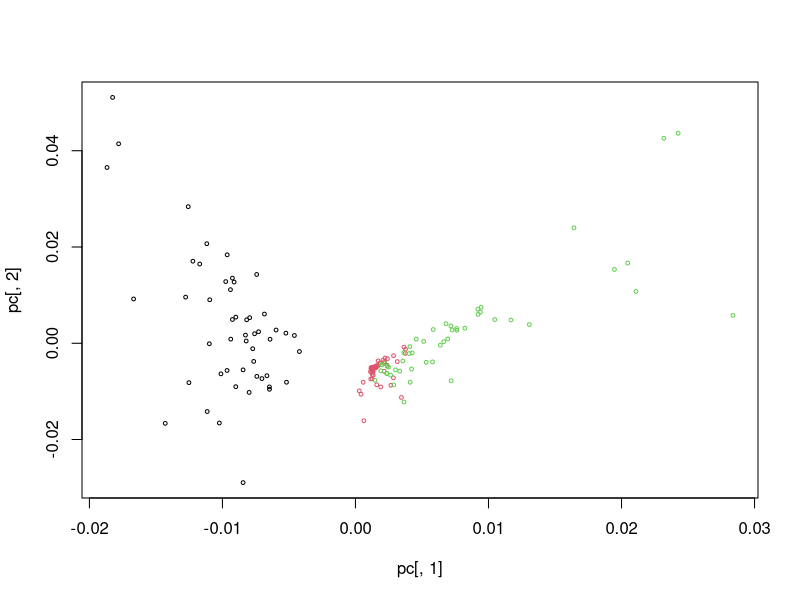
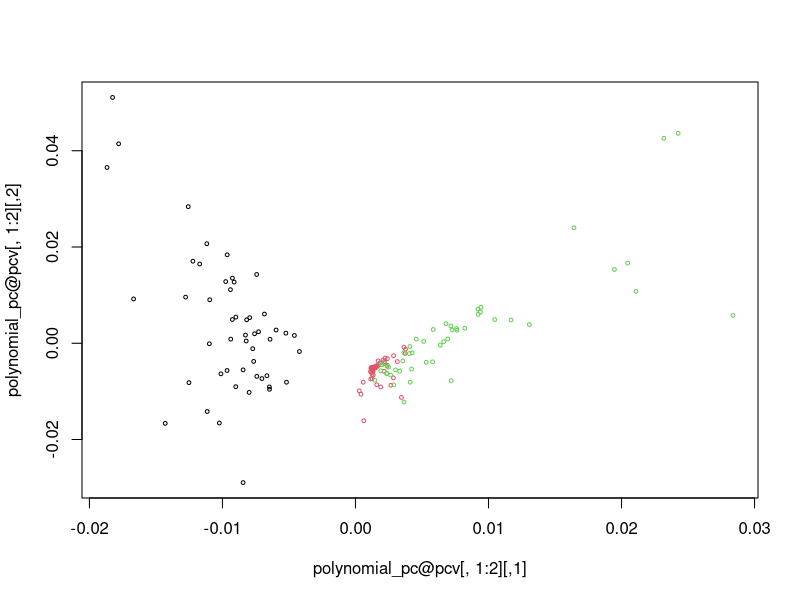
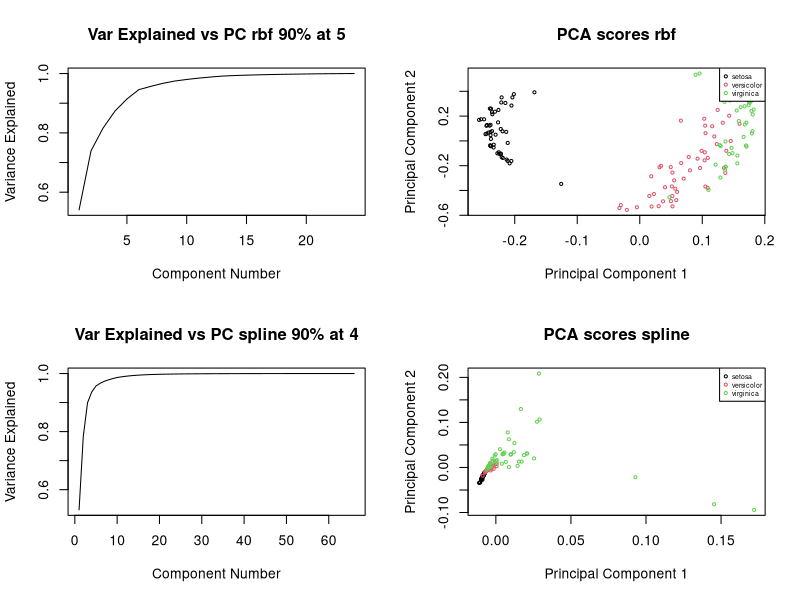
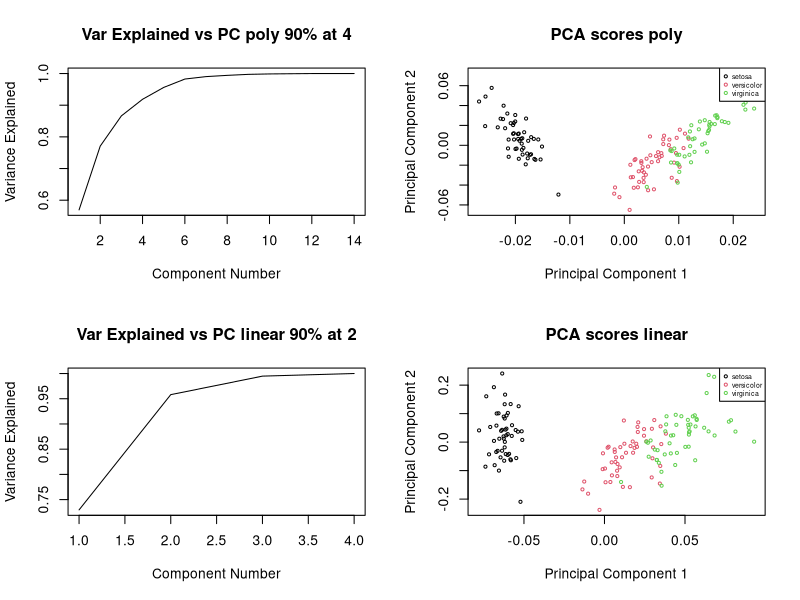
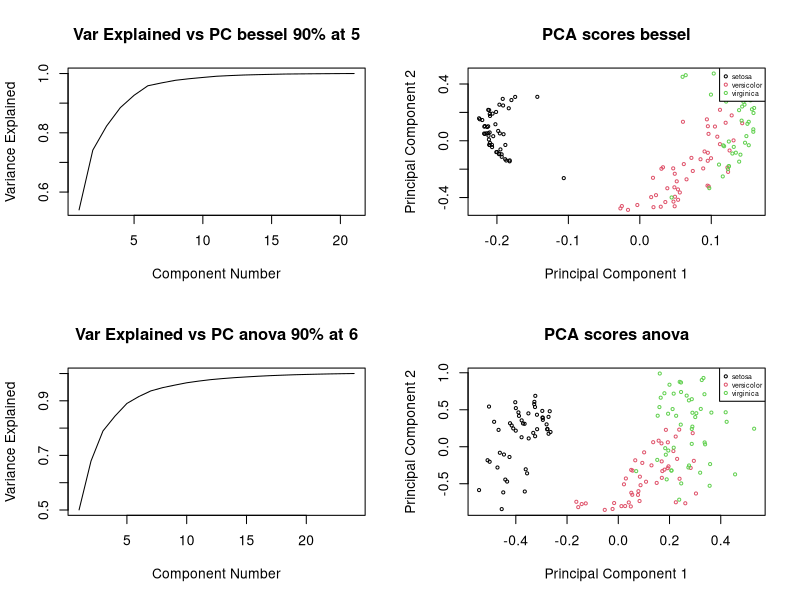
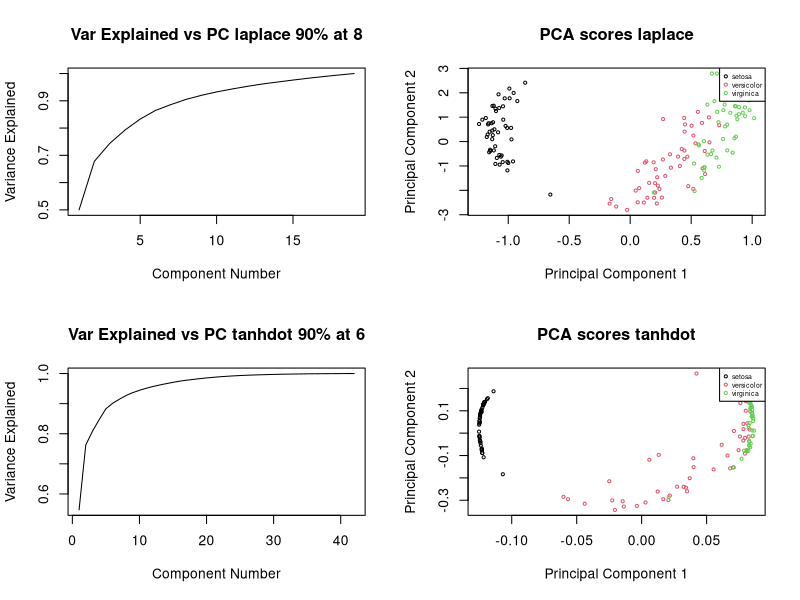
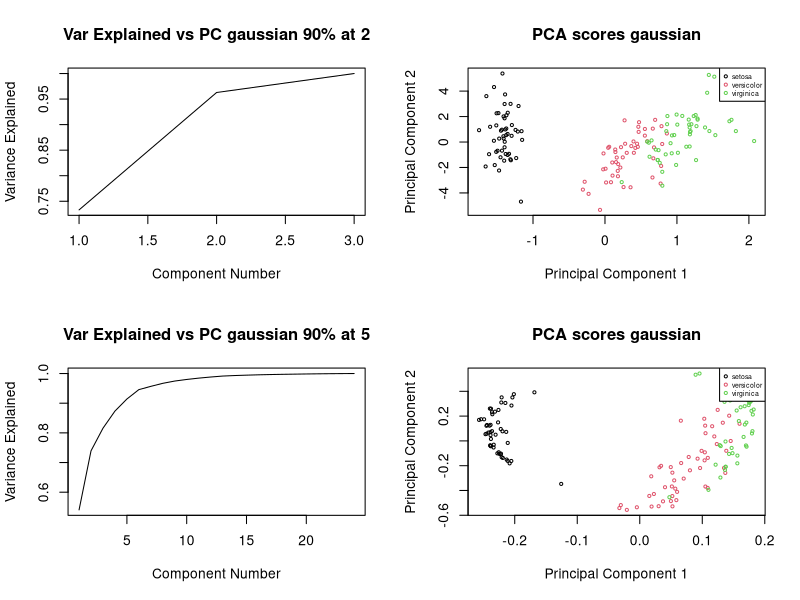
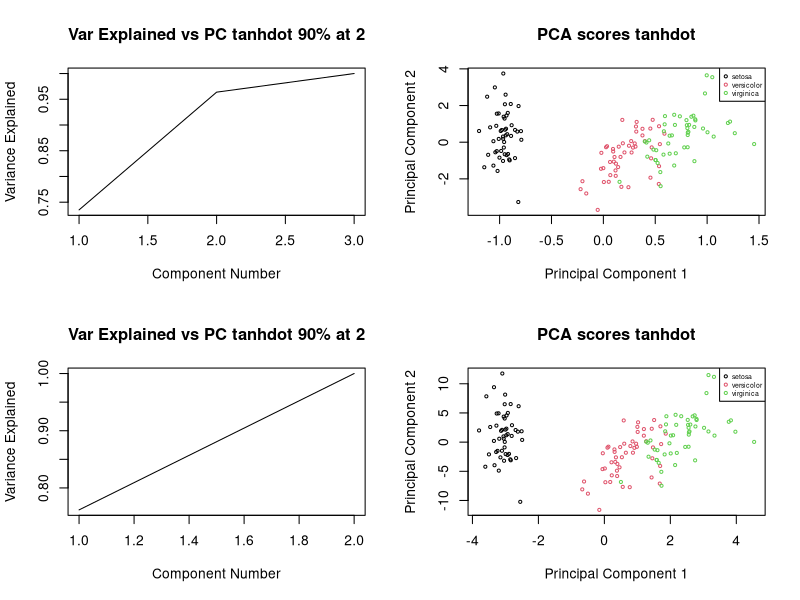

The R script that drew these images, in order:
## ---- chunk 1
data <- as.data.frame(apply(as.matrix(iris[,-5]), 2, scale))

kernel_matrix <- function(kernel, data){
  # Calculate N 
  num_obs  <- nrow(data)
  data <- as.matrix(data)
  # Make an empty matrix of size NxN
  K <- matrix(nrow = num_obs, ncol = num_obs)
  # loop is optimized since the matrix is symmetric.
  for(row in 1:num_obs){
    for(col in row:num_obs){
      K[row, col] <- kernel(data[row,], data[col,])
      K[col, row] <- K[row, col]
    }
  }
  return(K)
}

kernel_pca <- function(kernel_matrix, thres = 0.0001){
  N <- nrow(kernel_matrix)
  # Create the mean operator matrix
  I_1_n <- matrix(1, nrow = N, ncol = N) * 1 / N
  # Create a NxN identity matrix
  I <- diag(N)
  # Center kernel matrix K
  K_star <- (I - I_1_n) %*% K %*% (I - I_1_n)

  # Solve the eigenvalue problem
  de = eigen(K_star)
  eigenvalues <- de$values / N

  # Find the eigenvalues whch are greater than the threshold
  index <- eigenvalues > thres
  eigenvalues <- eigenvalues[index]
  N_comp <- length(eigenvalues)
  
  # Standardized the eigenvectors
  pc <- t(t(de$vectors[, 1:N_comp]) / sqrt(eigenvalues[1:N_comp]))
  # Rotated PCs
  rpc <- K_star %*% pc
  return(list('pc'= pc, 'rpc' = rpc, 'eigen' = eigenvalues))
}

# Create a kernel function
poly_kernel <- function(x, y, scale=1, degree=3, offset=1){
  return((scale*(t(x) %*% (y))+offset)^degree)
}
# Create a kernel matrix
K <- kernel_matrix(poly_kernel, data)

# Compute PC of kernel matrix
KPrinComp <- kernel_pca(K, thres=0.0001)
pc <- KPrinComp$pc
# Make a cool plot
plot(pc[,1], pc[,2], col = iris[, 5], cex = 0.5)
# Print eigenvalues
KPrinComp$eigen[1:10]
## ---- chunk 2
library(kernlab)
params <- list(degree = 3, scale = 1, offset = 1)
polynomial_pc <- kpca(~.,data=data, kernel="polydot", kpar = params, th = 0.0001)
polynomial_pc@eig[1:10]
plot(polynomial_pc@pcv[, 1:2], col = iris[, 5], cex = 0.5)
## ---- chunk 3
library(kernlab)
library(tibble)

graph_legend <- tibble(
  x="topright", 
  col= c(1,2,3), 
  legend = c("setosa", "versicolor", "virginica"),
  pch = .5
)

pca_plot <- function(kpc, kernel_name){
  var_explained = kpc@eig
  for(i in 2:length(var_explained)){
    var_explained[i] = var_explained[i] + var_explained[i-1]
  }
  var_explained <- var_explained  / var_explained[length(var_explained)]
  
  pc_number <- min(which(var_explained > .90))
  
  plot(var_explained,
       type = 'l',
       main = paste('Var Explained vs PC', kernel_name,'90% at',pc_number ), 
       xlab = 'Component Number', 
       ylab = 'Variance Explained')
}

pca_data_plots <- function(kpc, name, color_vector, graph_legend = NULL){
  #pcv or rotated
  if(length(kpc@eig)>1){
    plot(kpc@pcv[,1:2], 
         col = as.numeric(color_vector),
         main = paste('PCA scores', name), 
         xlab = 'Principal Component 1', 
         ylab = 'Principal Component 2',
         cex = 0.5)
  }else{
    plot(kpc@pcv[,1], 
         col = as.numeric(color_vector),
         main = paste('PCA scores', name), 
         xlab = 'Index', 
         ylab = 'Principal Component 1',
         cex = 0.5)
    
  }
  if(!is.null(graph_legend)){

    graphics::legend(graph_legend$x[1],
                     col = graph_legend$col,
                     legend = graph_legend$legend,
                     pch=1,
                     cex = 0.5) 
  }
}
## ---- chunk 4
assign("X", iris[, -5])
X = as.data.frame(apply(X, 2, scale))
gaussian_pc <- kpca(~.,data=X, kernel="rbfdot")
spline_pc <- kpca(~.,data=X, kernel='splinedot', kpar = list())

par(mfrow=c(2,2))
pca_plot(gaussian_pc,'rbf')
pca_data_plots(gaussian_pc, 'rbf',iris[,5], graph_legend)
pca_plot(spline_pc,'spline')
pca_data_plots(spline_pc, 'spline',iris[,5], graph_legend)

## ---- chunk 5
linear_pc <- kpca(~.,data=X, kernel="vanilladot", kpar = list())
polynomial_pc <- kpca(~.,data=X, kernel="polydot", kpar = list(degree = 2, scale = 1, offset = 5))

par(mfrow=c(2,2))
pca_plot(polynomial_pc,'poly')
pca_data_plots(polynomial_pc, 'poly', iris[,5], graph_legend)
pca_plot(linear_pc,'linear')
pca_data_plots(linear_pc, 'linear', iris[,5], graph_legend)

## ---- chunk 6
bessel_pc <- kpca(~.,data=X, kernel="besseldot", kpar = list(sigma = 1, order = 1, degree = 1))
anova_pc <- kpca(~.,data=X, kernel="anovadot", kpar = list(degree = .1))
par(mfrow=c(2,2))
pca_plot(bessel_pc, 'bessel')
pca_data_plots(bessel_pc, 'bessel', iris[,5], graph_legend)
pca_plot(anova_pc,'anova')
pca_data_plots(anova_pc, 'anova', iris[,5], graph_legend)
## ---- chunk 7
laplace_pc <- kpca(~.,data=X, kernel="laplacedot", kpar = list(sigma = 0.01))
tanhdot_pc <- kpca(~.,data=X, kernel="tanhdot", kpar = list(scale = 2, offset = .01))

par(mfrow=c(2,2))
pca_plot(laplace_pc,'laplace')
pca_data_plots(laplace_pc, 'laplace', iris[,5], graph_legend)
pca_plot(tanhdot_pc , 'tanhdot')
pca_data_plots(tanhdot_pc , 'tanhdot', iris[,5], graph_legend)
## ---- chunk 8
gaussian_pc_modified <- kpca(~.,data=X, kernel="rbfdot", kpar = list(sigma = 0.001))
gaussian_pc_default <- kpca(~.,data=X, kernel="rbfdot", kpar = list(sigma = 0.1))
par(mfrow=c(2,2))
pca_plot(gaussian_pc_modified, 'gaussian')
pca_data_plots(gaussian_pc_modified, 'gaussian', iris[,5], graph_legend)
pca_plot(gaussian_pc_default,'gaussian')
pca_data_plots(gaussian_pc_default, 'gaussian', iris[,5], graph_legend)
## ---- chunk 9
tanhdot_pc_1 <- kpca(~.,data=X, kernel="tanhdot", kpar = list(scale = .01, offset = 1))
tanhdot_pc_2 <- kpca(~.,data=X, kernel="tanhdot", kpar = list(scale = .001, offset = 1))

par(mfrow=c(2,2))
pca_plot(tanhdot_pc_1 , 'tanhdot')
pca_data_plots(tanhdot_pc_1 , 'tanhdot', iris[,5], graph_legend)
pca_plot(tanhdot_pc_2 , 'tanhdot')
pca_data_plots(tanhdot_pc_2 , 'tanhdot', iris[,5], graph_legend)
## ---- chunk 10
# Create a kernel function
cor_kernel <- function(x, y){
  return(cor(x,y))
}
# Create a kernel matrix
K <- kernel_matrix(cor_kernel, data)

# Compute a kernel matrix
KPrinComp <- kernel_pca(K, thres=0.0001)
pc <- KPrinComp$pc
# Make a cool plot
par(mfrow=c(1,2))
plot(pc[,1], pc[,2], col = iris[, 5], cex = 0.5)

var_explained <- KPrinComp$eigen
for(i in 2:length(var_explained)){
  var_explained[i] = var_explained[i] + var_explained[i-1]
}
var_explained <- var_explained  / var_explained[length(var_explained)]

pc_number <- min(which(var_explained > .90))

plot(var_explained,
     type = 'l',
     main = paste('Var Explained vs PC', 'pearson','90% at',pc_number ), 
     xlab = 'Component Number', 
     ylab = 'Variance Explained',
     cex = 0.5)

## ---- chunk 11
library(psych)
# Create a kernel function
gamma_kernel <- function(x, y){
  return(sum(dgamma(x-y, 1, .20)))
}
# Create a kernel matrix
K <- kernel_matrix(gamma_kernel, data)

# Compute a kernel matrix
KPrinComp <- kernel_pca(K, thres=0.0001)
pc <- KPrinComp$rpc
# Make a cool plot
par(mfrow=c(1,2))
plot(pc[,1], pc[,2], col = iris[, 5], cex = 0.5)

var_explained <- KPrinComp$eigen
for(i in 2:length(var_explained)){
  var_explained[i] = var_explained[i] + var_explained[i-1]
}
var_explained <- var_explained  / var_explained[length(var_explained)]

pc_number <- min(which(var_explained > .90))

plot(var_explained,
     type = 'l',
     main = paste('Var Explained vs PC', 'gamma','90% at',pc_number ), 
     xlab = 'Component Number', 
     ylab = 'Variance Explained',
     cex = 0.5)
